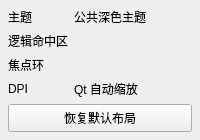
<?xml version="1.0" encoding="UTF-8"?>
<ui version="4.0">
 <class>SignalSettingsPanel</class>
 <widget class="QWidget" name="SignalSettingsPanel">
  <layout class="QFormLayout" name="settingsFormLayout">
   <property name="leftMargin">
    <number>8</number>
   </property>
   <property name="topMargin">
    <number>8</number>
   </property>
   <property name="rightMargin">
    <number>8</number>
   </property>
   <property name="bottomMargin">
    <number>8</number>
   </property>
   <item row="0" column="0">
    <widget class="QLabel" name="themeLabel">
     <property name="text">
      <string>主题</string>
     </property>
    </widget>
   </item>
   <item row="0" column="1">
    <widget class="QLabel" name="themeValue">
     <property name="text">
      <string>公共深色主题</string>
     </property>
    </widget>
   </item>
   <item row="1" column="0">
    <widget class="QLabel" name="pointerTargetLabel">
     <property name="text">
      <string>逻辑命中区</string>
     </property>
    </widget>
   </item>
   <item row="1" column="1">
    <widget class="QLabel" name="pointerTargetValue"/>
   </item>
   <item row="2" column="0">
    <widget class="QLabel" name="focusRingLabel">
     <property name="text">
      <string>焦点环</string>
     </property>
    </widget>
   </item>
   <item row="2" column="1">
    <widget class="QLabel" name="focusRingValue"/>
   </item>
   <item row="3" column="0">
    <widget class="QLabel" name="dpiLabel">
     <property name="text">
      <string>DPI</string>
     </property>
    </widget>
   </item>
   <item row="3" column="1">
    <widget class="QLabel" name="dpiValue">
     <property name="text">
      <string>Qt 自动缩放</string>
     </property>
    </widget>
   </item>
   <item row="4" column="0" colspan="2">
    <widget class="QPushButton" name="restoreLayoutButton">
     <property name="minimumSize">
      <size>
       <width>0</width>
       <height>28</height>
      </size>
     </property>
     <property name="text">
      <string>恢复默认布局</string>
     </property>
    </widget>
   </item>
  </layout>
 </widget>
 <resources/>
 <connections/>
</ui>
